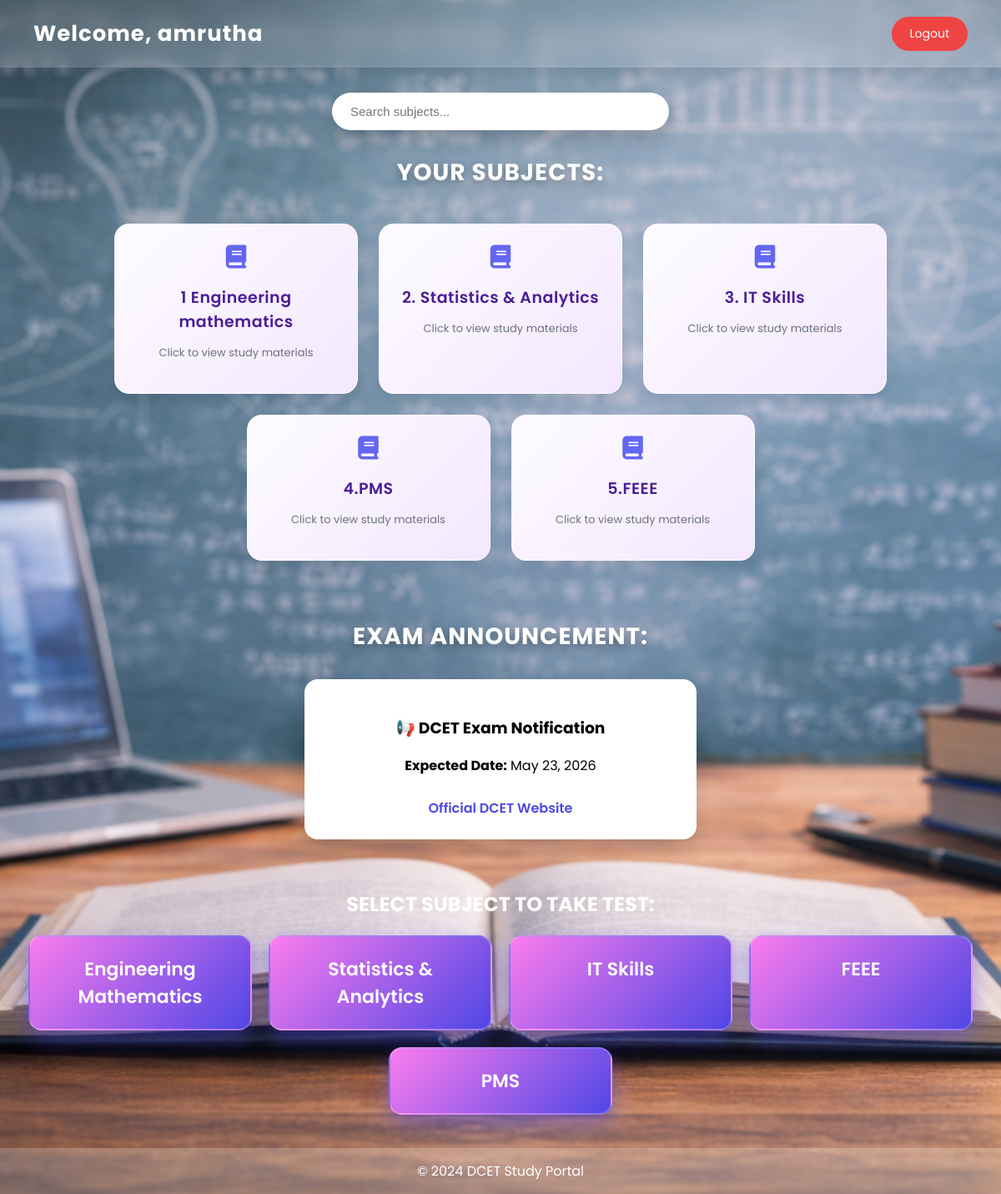
Screenshot of /student_dashboard (signed in) with the database file from the repository.
### models.py (models this page shows)
class Student(db.Model):
    __tablename__ = 'student'
    __table_args__ = {'extend_existing': True}  # This allows redefinition
    id = db.Column(db.Integer, primary_key=True)
    name = db.Column(db.String(100))
    dob = db.Column(db.String(20), nullable=False)
    gender = db.Column(db.String(10))
    email = db.Column(db.String(100), unique=True)
    password = db.Column(db.String(50))
    branch_id = db.Column(db.Integer, db.ForeignKey('branch.id'))

class Subject(db.Model):
    __tablename__ = 'subject'
    id = db.Column(db.Integer, primary_key=True)
    name = db.Column(db.String(100), nullable=False)
    branch_id = db.Column(db.Integer, db.ForeignKey('branch.id'), nullable=False)

### routes/student_routes.py (the view)
@student.route('/student_dashboard')
def student_dashboard():
    if 'student_id' not in session:
        return redirect('/login')
    student = db.session.get(Student, session['student_id'])
    if not student:
        session.clear()
        return redirect('/login')
    today = datetime.now().date()
    current_target = DailyTarget.query.filter_by(
        target_date=today,
        branch_id=student.branch_id
    ).first()
    subjects = []
    subjects = Subject.query.filter_by(branch_id=student.branch_id).all()
    return render_template('student_dashboard.html',
                           student_name=student.name,
                           subjects=subjects,
                           target=current_target) # <--- Added this

### app.py (called while the page is built)
@app.after_request
def add_header(response):
    response.headers["Cache-Control"] = "no-cache, no-store, must-revalidate"
    response.headers["Pragma"] = "no-cache"
    response.headers["Expires"] = "0"
    return response

### templates/student_dashboard.html (shortened to what this page needs)
<!DOCTYPE html>
<html lang="en">
<head>
<link rel="stylesheet" href="https://cdnjs.cloudflare.com/ajax/libs/font-awesome/6.5.0/css/all.min.css">
</head>
<body>
<div class="header">
<h1>Welcome, {{ student_name }}</h1>
<a href="/student_logout" class="logout-btn">Logout</a>
</div>
<div class="search-box">
<input type="text" id="searchInput" placeholder="Search subjects...">
</div>
<div class="section-title">YOUR SUBJECTS:</div>
<div class="card-container">
{% for subject in subjects %}
<div class="card" onclick="location.href='/student/subject/{{ subject.id }}'">
<i class="fas fa-book"></i>
<h3>{{ subject.name }}</h3>
<p>Click to view study materials</p>
</div>
{% endfor %}
</div>
<div class="section-title"><b>EXAM ANNOUNCEMENT:</b></div>
<div class="announcement">
<h3>📢 DCET Exam Notification</h3>
<p><strong>Expected Date:</strong> May 23, 2026</p>
<a href="https://cetonline.karnataka.gov.in/kea/" target="_blank">Official DCET Website</a>
</div>
<h2 style="text-align:center;color:white;"><b>SELECT SUBJECT TO TAKE TEST:</b></h2>
<div class="subjects-container">
<a href="/student/test/engineering_mathematics">Engineering Mathematics</a>
<a href="/student/test/statistics_analytics">Statistics & Analytics</a>
<a href="/student/test/it_skills">IT Skills</a>
<a href="/student/test/feee">FEEE</a>
<a href="/student/test/pms">PMS</a>
</div>
<footer>
© 2024 DCET Study Portal
</footer>
</body>
</html>

### templates/student_dashboard.html (style rules this page uses)
body { margin:0; font-family:'Poppins',sans-serif; background: url('/static/images/dcet_background.png') no-repeat center center fixed; background-size:cover; min-height:100vh; }
.header { display:flex; justify-content:space-between; align-items:center; padding:20px 40px; background:rgba(255,255,255,0.15); backdrop-filter:blur(12px); box-shadow:0 6px 18px rgba(0,0,0,0.1); }
.header h1 { margin:0; color:white; font-size:26px; font-weight:700; letter-spacing:1px; }
.logout-btn { text-decoration:none; background:#ef4444; color:white; padding:10px 22px; border-radius:25px; font-size:14px; transition:0.3s; }
.search-box { text-align:center; margin:30px 0; }
#searchInput { width:360px; padding:14px 22px; border-radius:30px; border:none; outline:none; font-size:15px; box-shadow:0 8px 20px rgba(0,0,0,0.2); transition:0.3s; }
.section-title { text-align:center; color:white; font-size:28px; margin-top:30px; font-weight:700; letter-spacing:1px; text-shadow:0 4px 10px rgba(0,0,0,0.3); }
.card-container { display:flex; flex-wrap:wrap; justify-content:center; gap:25px; padding:40px; }
.card { background: linear-gradient(135deg, #fdfbff, #f3e8ff); width:240px; padding:25px; border-radius:18px; box-shadow:0 8px 20px rgba(0,0,0,0.08); cursor:pointer; transition:all 0.3s; text-align:center; border:1px solid rgba(255,255,255,0.6); }
.card i { font-size:28px; color:#6366f1; margin-bottom:10px; }
.card h3 { margin:10px 0; font-size:19px; font-weight:600; color:#4c1d95; letter-spacing:0.5px; }
.card p { font-size:13px; color:#6b7280; }
.announcement { max-width:420px; margin:30px auto 60px; background:white; border-radius:16px; padding:25px; box-shadow:0 10px 25px rgba(0,0,0,0.15); text-align:center; }
.announcement a { display:inline-block; margin-top:10px; text-decoration:none; color:#4f46e5; font-weight:600; }
.subjects-container { display:flex; flex-wrap:wrap; justify-content:center; gap:20px; margin-bottom:40px; }
.subjects-container a { display:block; width:220px; padding:22px; background: linear-gradient(135deg, #fb7cee, #4f46e5); color:white; text-align:center; font-size:22px; font-weight:600; text-decoration:none; border-radius:16px; box-shadow:0 10px 25px rgba(79,70,229,0.5); transition:0.3s; border:2px solid rgba(255,255,255,0.2); }
footer { text-align:center; padding:15px; background:rgba(255,255,255,0.2); color:white; }

### rows the page displays
Student: name "amrutha"
Subject: name "1 Engineering mathematics"
Subject: name "2. Statistics & Analytics"
Subject: name "3. IT Skills"
Subject: name "4.PMS"
Subject: name "5.FEEE"
